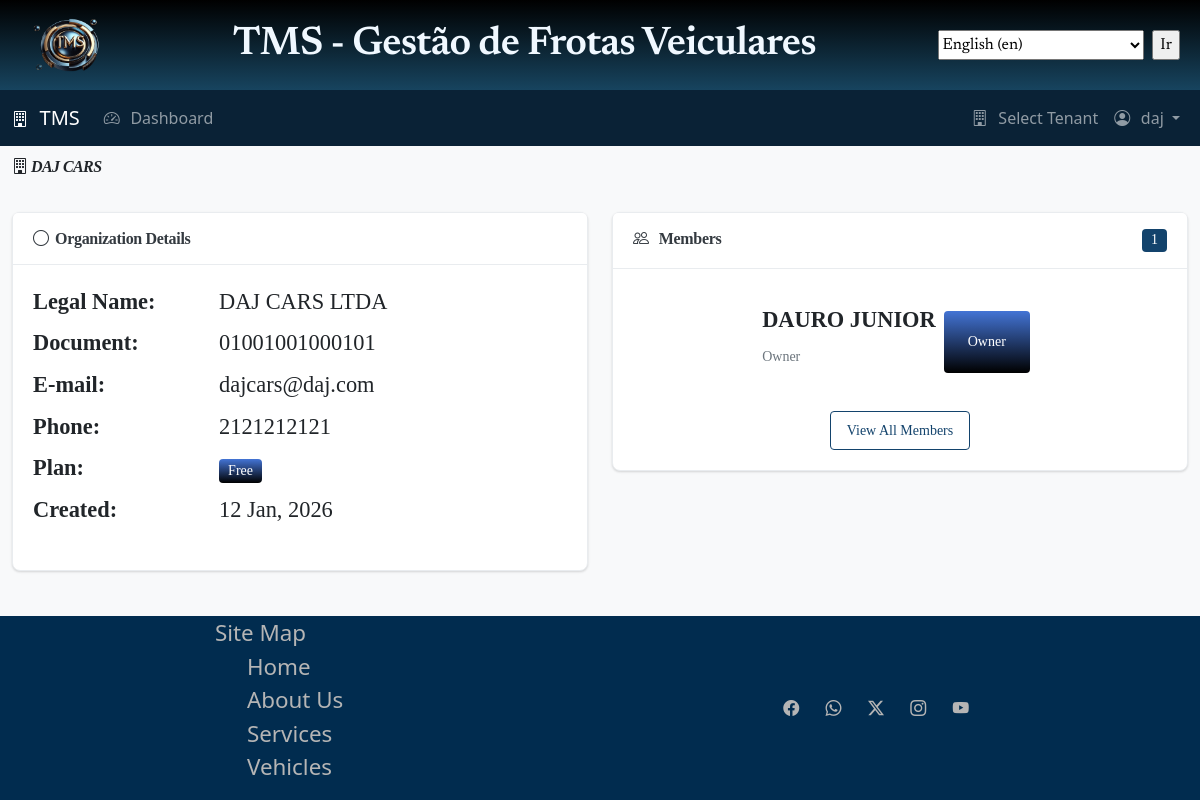
Page /tenants/5e08ccee-fe8d-4ca4-bc16-b438acb47b58/details/ (signed in) on the committed database.
### accounts/models.py (models this page shows, shortened)
class CustomUser(AbstractUser):
    id = models.UUIDField(primary_key=True, default=uuid.uuid4, editable=False)
    current_tenant = models.ForeignKey(
        'tenants.Tenant',
        on_delete=models.SET_NULL,
        null=True,
        blank=True,
        related_name='current_users',
        help_text=_('Currently active tenant for this user')
    )
    phone = models.CharField(max_length=20, blank=True, null=True)
    document_number = models.CharField(
        max_length=30,
        blank=True,
        null=True,
        help_text=_('Unique identifier like SSN or Tax ID, CPF or CNPJ')
    )
    document_type = models.CharField(
        max_length=6,
        blank=True,
        null=True,
        choices=[
            ('SSN', 'SSN'),
            ('TAXID', 'Tax ID'),
            ('CPF', 'CPF'),
            ('CNPJ', 'CNPJ')
        ],
        default='CPF'
    )
    last_login_tenant = models.ForeignKey(
        'tenants.Tenant',
        on_delete=models.SET_NULL,
        blank=True,
        null=True,
        related_name='last_login_users',
    )
    created_at = models.DateTimeField(auto_now_add=True)
    updated_at = models.DateTimeField(auto_now=True)
    class Meta:
        db_table = 'users'
        indexes = [
            models.Index(fields=['email']),
            models.Index(fields=['document_number'])
        ]
    def has_tenant_permission(self, tenant, permission=None):
        if self.is_superuser:
            return True

### tenants/models.py (models this page shows, shortened)
class Tenant(models.Model):
    PLAN_CHOICES = [
        ("free", _("Free")),
        ("basic", _("Basic")),
        ("premium", _("Premium")),
        ("entreprise", _("Enterprise")),
    ]
    id = models.UUIDField(primary_key=True, default=uuid.uuid4, editable=False)
    slug = models.SlugField(
        max_length=50,
        unique=True,
        help_text=_("Unique identifier for the tenant, used ni URLs and subdomains"),
    )
    name = models.CharField(max_length=200, help_text=_("Display name"))
    legal_name = models.CharField(max_length=200, help_text=_("Legal company name"))
    document = models.CharField(
        max_length=30,
        unique=True,
        help_text=_("Unique identifier like SSN or Tax ID, CPF or CNPJ"),
    )
    email = models.EmailField(unique=True)
    phone = models.CharField(max_length=30)
    address = models.CharField(max_length=250, null=True, blank=True)
    is_active = models.BooleanField(default=True)
    plan = models.CharField(max_length=20, choices=PLAN_CHOICES, default="free")
    created_at = models.DateTimeField(auto_now_add=True)
    updated_at = models.DateTimeField(auto_now=True)
    settings = models.JSONField(default=dict, blank=True, null=True)
    subscription_expires_at = models.DateTimeField(blank=True, null=True)
    objects = TenantManager()
    class Meta:
        db_table = "tenants"
        indexes = [
            models.Index(fields=["slug"]),
            models.Index(fields=["is_active", "plan"]),
        ]

class TenantUser(models.Model):
    ROLE_CHOICES = [
        ("owner", _("Owner")),
        ("admin", _("Administrator")),
        ("manager", _("Manager")),
        ("user", _("User")),
        ("viewer", _("Viewer")),
    ]
    id = models.UUIDField(primary_key=True, default=uuid.uuid4, editable=False)
    user = models.ForeignKey(
        settings.AUTH_USER_MODEL,
        on_delete=models.CASCADE,
        related_name="tenant_memberships",
    )
    tenant = models.ForeignKey(Tenant, on_delete=models.CASCADE, related_name="members")
    role = models.CharField(max_length=30, choices=ROLE_CHOICES, default="user")
    is_owner = models.BooleanField(default=False)
    permissions = models.JSONField(default=list, blank=True)
    joined_at = models.DateTimeField(auto_now_add=True)
    invited_by = models.ForeignKey(
        settings.AUTH_USER_MODEL,
        on_delete=models.CASCADE,
        blank=True,
        null=True,
        related_name="invitations_sent",
    )
    is_active = models.BooleanField(default=True)
    last_access = models.DateTimeField(blank=True, null=True)
    class Meta:
        db_table = "tenant_users"
        unique_together = ["user", "tenant"]
        indexes = [
            models.Index(fields=["tenant", "is_active"]),
            models.Index(fields=["user", "is_active"]),
        ]

### tenants/views.py (the view)
# urls.py: path("<uuid:tenant_id>/details/", views.TenantDetailView.as_view(), name="detail"),
class TenantDetailView(LoginRequiredMixin, DetailView):
    model = Tenant
    template_name = 'tenants/detail.html'
    context_object_name = 'tenant'
    pk_url_kwarg = 'tenant_id'
    def get_queryset(self):
        return Tenant.objects.filter(is_active=True)
    def get_context_data(self, **kwargs):
        context = super().get_context_data(**kwargs)
        tenant = self.get_object()
        if not self.request.user.has_tenant_permission(tenant):
            raise PermissionDenied(_("You do not have access to this tenant."))
        context['member_count'] = tenant.members.filter(is_active=True).count()
        context['recent_members'] = tenant.members.filter(
            is_active=True
        ).select_related('user').order_by('-joined_at')[:5]
        return context

### core/context_processors.py (called while the page is built)
def payment_stats(request):
    if not request.user.is_authenticated:
        return {}
    if not hasattr(request, "tenant"):
        return {}
    from fleet.models import WorkdayApproval, PaymentOrder
    pending_approvals = WorkdayApproval.objects.filter(
        tenant=request.tenant, status="pending"
    ).count()
    pending_payments = PaymentOrder.objects.filter(
        tenant=request.tenant, status="pending"
    ).count()
    approved_payments = PaymentOrder.objects.filter(
        tenant=request.tenant, status="approved"
    ).count()
    return {
        "pending_approvals_count": pending_approvals,
        "pending_payments_count": pending_payments,
        "approved_payments_count": approved_payments,
    }

### core/models.py (called while the page is built)
    def get_queryset(self):
        queryset = super().get_queryset()
        from tenants.middleware import get_current_tenant
        tenant = get_current_tenant()
        if tenant:
            return queryset.filter(tenant=tenant)
        return queryset

### tenants/context_processors.py (called while the page is built, shortened)
def tenant_context(request):
    context = {
        "current_tenant": None,
        "user_tenants": [],
        "is_tenant_owner": False,
        "tenant_role": None,
    }
    return context

### templates/tenants/detail.html (shortened to what this page needs)
{% extends 'base.html' %}
{% load static i18n l10n %}
{% block content %}
<div class="container">
  <div class="row">
    <div class="col-12 mb-4">
      <div class="d-flex justify-content-between align-items-center">
        <h2><i class="bi bi-building"> {{ tenant.name }}</i></h2>
      </div>
    </div>
  </div>
  <div class="row">
    <div class="col-md-6">
      <div class="card shadow-sm mb-4">
        <div class="card-header bg-white">
          <h6 class="mb-0">
            <i class="bi bi-circle"></i>{% translate 'Organization Details' %}
          </h6>
        </div>
        <div class="card-body">
          <dl class="row">
            <dt class="col-sm-4">{% translate 'Legal Name' %}:</dt>
            <dd class="col-sm-8">{{ tenant.legal_name }}</dd>
            <dt class="col-sm-4">{% translate 'Document' %}:</dt>
            <dd class="col-sm-8">{{ tenant.document }}</dd>
            <dt class="col-sm-4">{% translate 'E-mail' %}:</dt>
            <dd class="col-sm-8">{{ tenant.email }}</dd>
            <dt class="col-sm-4">{% translate 'Phone' %}:</dt>
            <dd class="col-sm-8">{{ tenant.phone }}</dd>
            <dt class="col-sm-4">{% translate 'Plan' %}:</dt>
            <dd class="col-sm-8">
              <span class="badge bg-info" style="background: linear-gradient(to bottom, #4374d5,black);">
                {{tenant.get_plan_display }}</span>
            </dd>
            <dt class="col-sm-4">{% translate 'Created' %}:</dt>
            <dd class="col-sm-8">{{ tenant.created_at|date:"d M, Y" }}</dd>
          </dl>
        </div>
      </div>
    </div>
    <div class="col-md-6">
      <div class="card shadow-sm mb-4">
        <div class="card-header bg-white d-flex justify-content-between">
          <h6 class="mb-0"><i class="bi bi-people"></i> {% translate 'Members' %}</h6>
          <span class="badge bg-primary">{{ member_count }}</span>
        </div>
        <div class="card-body">
          <div class="list-group list-group-flush">
            {% for member in recent_members %}
            <div class="list-group-item px-0">
              <div class="d-flex justify-content-between">
                <div>
                  <strong>{{ member.user.get_full_name|default:member.user.username }}</strong>
                  <br>
                  <small class="text-muted">{{ member.get_role_display }}</small>
                </div>
                {% if member.is_owner %}
                <span class="badge bg-primary m-2 p-4" style="background: linear-gradient(to bottom, #4374d5,black);">{%translate 'Owner' %}</span>
                {% endif %}
              </div>
            </div>
            {% endfor %}
          </div>
          <a href="{% url 'tenants:members' tenant.id %}" class="btn btn-sm btn-outline-primary mt-3">
            {% translate 'View All Members' %}
          </a>
        </div>
      </div>
    </div>
  </div>
</div>
{% endblock %}

### templates/components/_navbar.html (shortened to what this page needs)
{% load static i18n l10n %}
<link rel="stylesheet" href="{% static 'css/navbar.css' %}">
<nav class="navbar navbar-expand-lg navbar-dark" style="background: color-mix(in srgb, black 50%, #13436c 50%)">
  <div class="container">
    <a class="navbar-brand" href="{% url 'home' %}">
      <i class="bi bi-building"></i> TMS
    </a>
    <div class="collapse navbar-collapse" id="navbarNav">
      <ul class="navbar-nav me-auto">
        {% if user.is_authenticated %}
        <li class="nav-item">
          <a class="nav-link" href="{% url 'dashboard' %}">
            <i class="bi bi-speedometer2"></i> {% translate 'Dashboard' %}
          </a>
        </li>
        {% endif %}
      </ul>
      <ul class="navbar-nav">
        {% if user.is_authenticated %}
        {% if current_tenant %}
        <li class="nav-item dropdown">
          <a class="nav-link dropdown-toggle" href="#" role="button" data-bs-toggle="dropdown">
            <span class="tenant-badge">
              <i class="bi bi-building"></i> {{ current_tenant.name }}
            </span>
          </a>
          <ul class="dropdown-menu dropdown-menu-end">
            <li>
              <a class="dropdown-item" href="{% url 'tenants:detail' current_tenant.id %}">
                <i class="bi bi-info-circle"></i> {% translate 'Tenant Details' %}
              </a>
            </li>
            <li>
              <a class="dropdown-item" href="{% url 'tenants:members' current_tenant.id %}">
                <i class="bi bi-people"></i> {% translate 'Members' %}
              </a>
            </li>
            <li>
              <hr class="dropdown-divider">
            </li>
            <li>
              <a class="dropdown-item" href="{% url 'tenants:select' %}">
                <i class="bi bi-arrow-left-right"></i> {% translate 'Switch Tenant' %}
              </a>
            </li>
          </ul>
        </li>
        {% else %}
        <li class="nav-item">
          <a class="nav-link" href="{% url 'tenants:select' %}">
            <i class="bi bi-building"></i> {% translate 'Select Tenant' %}
          </a>
        </li>
        {% endif %}
        <li class="nav-item dropdown">
          <a class="nav-link dropdown-toggle" href="#" role="button" data-bs-toggle="dropdown">
            <i class="bi bi-person-circle"></i> {{ user.get_full_name|default:user.username }}
          </a>
        </li>
        {% endif %}
      </ul>
    </div>
  </div>
</nav>

### static/css/base.css (style rules this page uses)
html { box-sizing: border-box; padding: 0; margin: 0; }
body { display: flex; flex-direction: column; min-height: 100vh; }
.card { display: flex !important; flex-direction: column !important; }

### static/css/home.css (style rules this page uses)
.card { display: flex; flex-direction: row; }
.card:nth-child(1), .card:nth-child(3) { flex-direction: row-reverse; }
.card-body { display: flex; flex-direction: column; justify-content: center; align-items: center; font-size: 1.4rem; }

### static/css/fleet-professional.css (style rules this page uses)
:root { --primary-navy: #13436c; --primary-dark: #0d3146; --primary-hover: #19425a; --accent-light: #144c6c; --gradient-start: #000000; --gradient-end: #17445f; --gray-50: #f8f9fa; --gray-100: #f1f3f5; --gray-200: #e9ecef; --gray-300: #dee2e6; --gray-400: #ced4da; --gray-500: #adb5bd; --gray-600: #6c757d; --gray-700: #495057; --gray-800: #343a40; --gray-900: #212529; --success: #2d6a4f; --success-light: #40916c; --warning: #b7791f; --warning-light: #f4a261; --danger: #9b2226; --danger-light: #c9404d; --info: #14539f; --info-light: #2a7fc1; --shadow-sm: 0 1px 2px 0 rgba(0, 0, 0, 0.05); --shadow: 0 1px 3px 0 rgba(0, 0, 0, 0.1), 0 1px 2px 0 rgba(0, 0, 0, 0.06); --shadow-md: 0 4px 6px -1px rgba(0, 0, 0, 0.1), 0 2px 4px -1px rgba(0, 0, 0, 0.06); --shadow-lg: 0 10px 15px -3px rgba(0, 0, 0, 0.1), 0 4px 6px -2px rgba(0, 0, 0, 0.05); --border-light: 1px solid var(--gray-200); --border-medium: 1px solid var(--gray-300); --border-radius: 8px; --border-radius-sm: 4px; }
body { font-family: 'Segoe UI', -apple-system, BlinkMacSystemFont, Roboto, 'Helvetica Neue', Arial, sans-serif; color: var(--gray-800); background-color: var(--gray-50); }
.container { max-width: 1400px; }
h1, h2, h3, h4, h5, h6 { font-weight: 600; color: var(--gray-900); letter-spacing: -0.02em; }
h2 { font-size: 1.75rem; margin-bottom: 0.5rem; }
.text-muted { color: var(--gray-600) !important; }
.card { border: var(--border-light); border-radius: var(--border-radius); box-shadow: var(--shadow-sm); transition: all 0.2s ease; background: white; }
.card-header { background-color: white; border-bottom: var(--border-light); padding: 1rem 1.25rem; }
.card-header h5, .card-header h6 { margin: 0; font-weight: 600; color: var(--gray-800); }
.card-body { padding: 1.25rem; }
.card.shadow-sm { box-shadow: var(--shadow) !important; }
.badge { font-weight: 500; padding: 0.35em 0.65em; border-radius: var(--border-radius-sm); font-size: 0.875rem; }
.badge.bg-primary { background-color: var(--primary-navy) !important; color: white; }
.badge.bg-info { background-color: var(--info) !important; color: white; }
.btn { border-radius: var(--border-radius-sm); font-weight: 500; padding: 0.5rem 1rem; transition: all 0.2s ease; border: none; }
.btn-outline-primary { border: 1px solid var(--primary-navy); color: var(--primary-navy); background: white; }
.list-group-item { border: none; border-bottom: var(--border-light); padding: 0.875rem 1rem; }
small { font-size: 0.875rem; color: var(--gray-600); }

### static/css/navbar.css (style rules this page uses)
.bi { margin-right: 0.4rem; font-size: 1rem; }

### rows in the picture
CustomUser: get_full_name "daj"
Tenant: name "DAJ CARS", legal_name "DAJ CARS LTDA", document "01001001000101", email "dajcars@daj.com", phone "2121212121", plan "Free", created_at "12 Jan, 2026"
TenantUser: user.get_full_name "DAURO JUNIOR", role "Owner"

### other values in the picture
{{ member_count }} "1"
form field language "English (en)"
